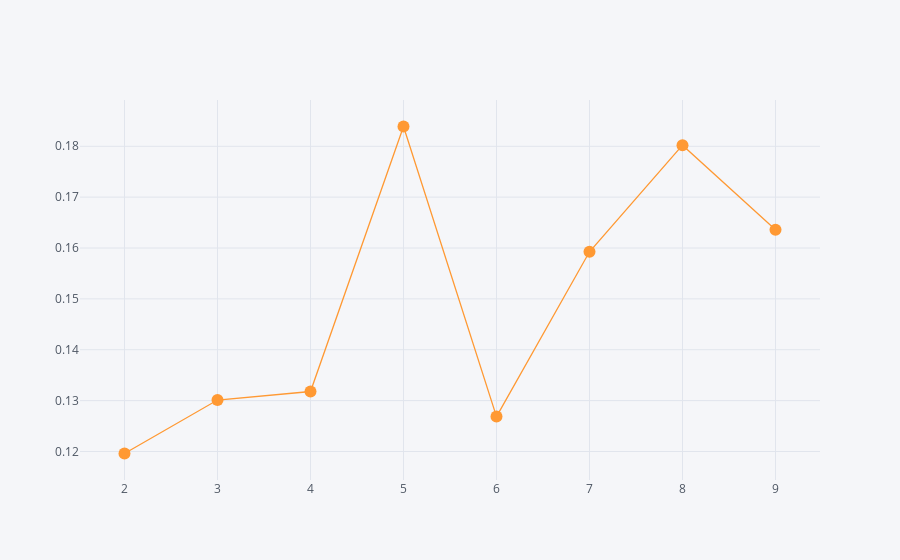

Notebook source saved alongside this figure:
### Code cell
l = []
for k in range(2,10):
    cl = GaussianMixture(n_components=k)
    cl.fit(X)
    l.append((k,silhouette_score(X,cl.predict(X))))
sil = pd.DataFrame(l,columns=['k','sil']).set_index('k')
sil.iplot(mode='lines+markers')

### Figure 1 — Plotly figure (JSON) as saved in the notebook; plotly's stock layout.template omitted (floating-point values rounded to 4 significant figures)
{"data": [{"line": {"color": "rgba(255, 153, 51, 1.0)", "dash": "solid", "shape": "linear", "width": 1.3}, "marker": {"size": 12, "symbol": "circle"}, "mode": "lines+markers", "name": "sil", "text": "", "type": "scatter", "x": [2, 3, 4, 5, 6, 7, 8, 9], "y": [0.1196, 0.1301, 0.1318, 0.1839, 0.1269, 0.1593, 0.1802, 0.1636]}], "layout": {"legend": {"bgcolor": "#F5F6F9", "font": {"color": "#4D5663"}}, "paper_bgcolor": "#F5F6F9", "plot_bgcolor": "#F5F6F9", "title": {"font": {"color": "#4D5663"}}, "xaxis": {"gridcolor": "#E1E5ED", "showgrid": true, "tickfont": {"color": "#4D5663"}, "title": {"font": {"color": "#4D5663"}, "text": ""}, "zerolinecolor": "#E1E5ED"}, "yaxis": {"gridcolor": "#E1E5ED", "showgrid": true, "tickfont": {"color": "#4D5663"}, "title": {"font": {"color": "#4D5663"}, "text": ""}, "zerolinecolor": "#E1E5ED"}}}
